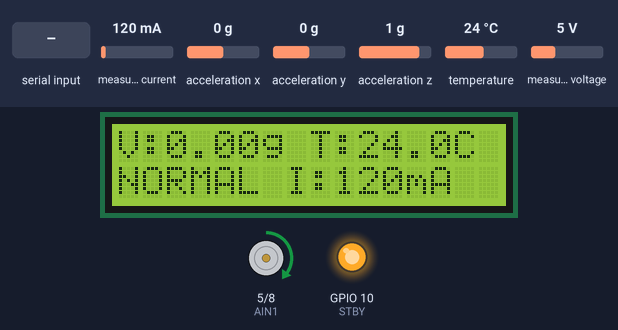
Bench run of a sketch on a simulated ESP32-C3. On the bench: 16×2 character LCD, motor-driver pin pairs drawn as motors (green arrow = first pin HIGH = forward, orange = second pin HIGH = backward, longer = more drive, scaled by the enable pin, stopped while the standby pin is LOW), output pins drawn as LEDs (lit = HIGH). Wiring (inferred from the names in the program): MPU-6050 motion sensor at I2C address 0x68. The inputs (shaded band) are chosen by the test bench; at power-on: measured current 120 mA, temperature 24 °C, acceleration x 0 g, acceleration y 0 g, acceleration z 1 g, measured voltage 5 V. What the sketch prints to the serial monitor is not drawn.

Above: at 7.6 s.
7.7 s: measured current set to 54 mA
At 8.7 s:
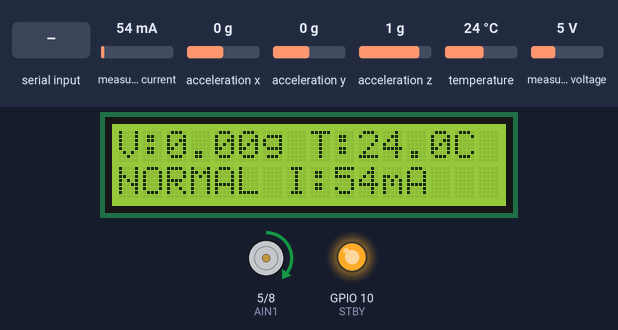
9.9 s: measured current set to 47 mA
At 11.2 s:
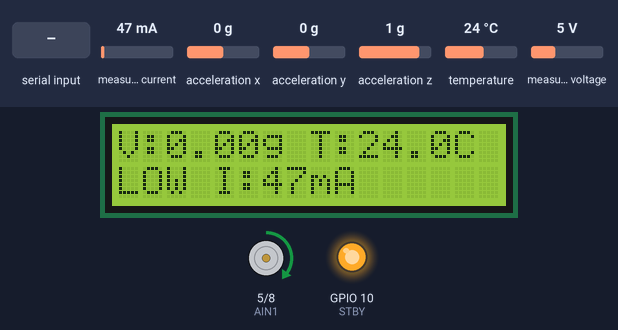
11.9 s: temperature set to 34.1 °C
At 13.5 s:
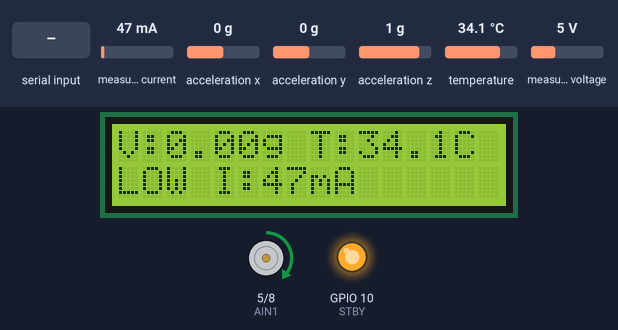
14.0 s: temperature set to 35.7 °C
At 15.7 s:
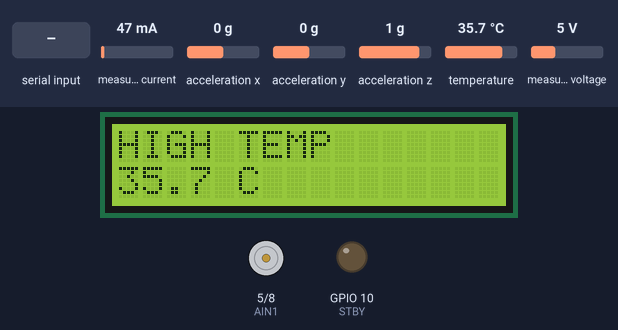
16.1 s: "S" received over Serial
At 16.8 s:
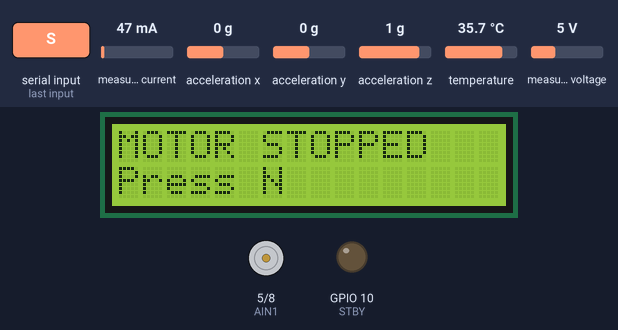
17.6 s: "N" received over Serial
At 18.1 s:
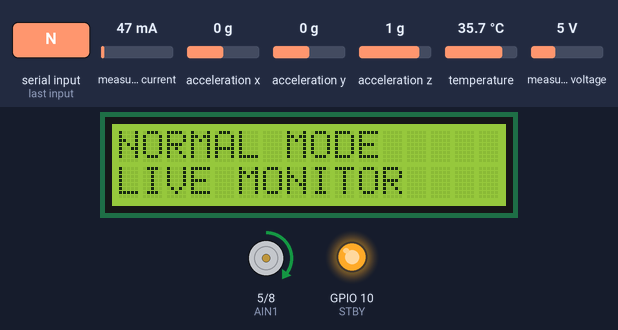
Timing chart, 0 to 20.6 s (numbered marks = the images above; inputs shaded):
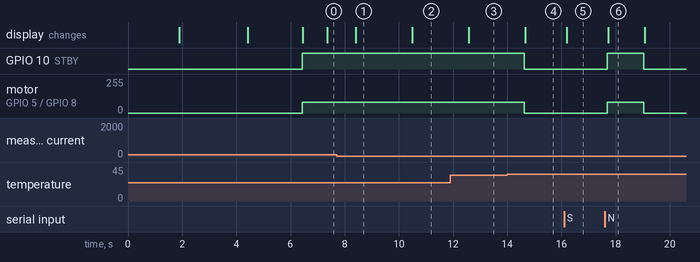

Measured:
- the behaviour switches between 50 and 49 mA on measured current (found by bisection; images 1 and 2)
- the behaviour switches between 34.9 and 35 °C on temperature (found by bisection; images 3 and 4)
- after the input at 7.7 s, the display: changes after 0.70 s (image 1)
- after the input at 9.9 s, the display: changes after 0.59 s (image 2)
- after the input at 11.9 s, the display: changes after 0.68 s (image 3)
- after the input at 14.0 s, GPIO 10 (STBY): HIGH → LOW after 0.64 s; motor on GPIO 5 (AIN1) / GPIO 8 (AIN2): forward 80/255 → stopped after 0.64 s; the display: changes after 0.66 s (image 4)
- after the input at 16.1 s, the display: changes after 0.09 s (image 5)
- after the input at 17.6 s, GPIO 10 (STBY): LOW → HIGH after 0.10 s, → LOW 1.3 s later; motor on GPIO 5 (AIN1) / GPIO 8 (AIN2): stopped → forward 80/255 after 0.10 s, → stopped 1.3 s later; the display: changes after 0.13 s (image 6)

The sketch:

Machine_Guard.ino
```cpp
#include <Wire.h>
#include <Adafruit_INA219.h>
#include <OneWire.h>
#include <DallasTemperature.h>
#include <LiquidCrystal_I2C.h>
#include <math.h>

// =====================================================
// I2C
// =====================================================

#define SDA_PIN 6
#define SCL_PIN 7

#define MPU6050_ADDR 0x68
#define INA219_ADDR  0x40
#define LCD_ADDR     0x27

// =====================================================
// DS18B20
// =====================================================

#define DS18B20_PIN 4

OneWire oneWire(DS18B20_PIN);
DallasTemperature tempSensor(&oneWire);

// =====================================================
// LCD
// =====================================================

LiquidCrystal_I2C lcd(LCD_ADDR, 16, 2);

// =====================================================
// INA219
// =====================================================

Adafruit_INA219 ina219(INA219_ADDR);

// =====================================================
// MOTOR
// =====================================================

#define PWMA  3
#define AIN1  5
#define AIN2  8
#define STBY 10

#define MOTOR_SPEED 80

// =====================================================
// SAFETY THRESHOLDS
// =====================================================

#define VIBRATION_THRESHOLD   0.400
#define TEMPERATURE_THRESHOLD 35.0

// =====================================================
// CURRENT DIAGNOSTIC THRESHOLDS
// =====================================================

#define LOW_CURRENT_THRESHOLD  50.0
#define HIGH_CURRENT_THRESHOLD 300.0

// =====================================================
// SPIKE FILTER
// =====================================================

#define MAX_SAMPLE_CHANGE 0.50

// =====================================================
// MPU6050 REGISTERS
// =====================================================

#define PWR_MGMT_1   0x6B
#define ACCEL_CONFIG 0x1C
#define ACCEL_XOUT_H 0x3B

// =====================================================
// VARIABLES
// =====================================================

float previousX = 0;
float previousY = 0;
float previousZ = 0;

bool havePrevious = false;

bool safetyTriggered = false;
bool motorRunning = false;
bool manualStop = false;

// =====================================================
// CURRENT TEST MODE
// =====================================================
// 0 = NORMAL LIVE MODE
// 1 = HIGH CURRENT TEST
// 2 = LOW CURRENT TEST

byte currentTestMode = 0;

// =====================================================
// VIBRATION STATISTICS
// =====================================================

float minVibration = 999.0;
float maxVibration = 0.0;
float sumVibration = 0.0;

unsigned long validReadings = 0;
unsigned long invalidReadings = 0;
unsigned long rejectedSpikes = 0;

// =====================================================
// MPU6050 WRITE
// =====================================================

void writeMPU(uint8_t reg, uint8_t value)
{
  Wire.beginTransmission(MPU6050_ADDR);
  Wire.write(reg);
  Wire.write(value);
  Wire.endTransmission();
}

// =====================================================
// MPU6050 READ
// =====================================================

bool readAcceleration(float &x, float &y, float &z)
{
  Wire.beginTransmission(MPU6050_ADDR);
  Wire.write(ACCEL_XOUT_H);

  if (Wire.endTransmission(false) != 0)
    return false;

  if (Wire.requestFrom(MPU6050_ADDR, (uint8_t)6) != 6)
    return false;

  int16_t rawX = (Wire.read() << 8) | Wire.read();
  int16_t rawY = (Wire.read() << 8) | Wire.read();
  int16_t rawZ = (Wire.read() << 8) | Wire.read();

  x = rawX / 16384.0;
  y = rawY / 16384.0;
  z = rawZ / 16384.0;

  if (fabs(x) > 2.1 ||
      fabs(y) > 2.1 ||
      fabs(z) > 2.1)
  {
    return false;
  }

  return true;
}

// =====================================================
// MOTOR START
// =====================================================

void motorStart()
{
  digitalWrite(STBY, HIGH);

  digitalWrite(AIN1, HIGH);
  digitalWrite(AIN2, LOW);

  analogWrite(PWMA, MOTOR_SPEED);

  motorRunning = true;
  manualStop = false;
}

// =====================================================
// MOTOR STOP
// =====================================================

void motorStop()
{
  analogWrite(PWMA, 0);

  digitalWrite(AIN1, LOW);
  digitalWrite(AIN2, LOW);

  digitalWrite(STBY, LOW);

  motorRunning = false;
}

// =====================================================
// SERIAL COMMAND HANDLER
// =====================================================

void checkSerialCommand()
{
  if (!Serial.available())
    return;

  char command = Serial.read();

  if (command >= 'a' && command <= 'z')
    command = command - 32;

  // ===================================================
  // STOP
  // ===================================================

  if (command == 'S')
  {
    currentTestMode = 0;
    manualStop = true;

    motorStop();

    Serial.println();
    Serial.println("========================================");
    Serial.println("             MOTOR STOPPED");
    Serial.println("========================================");
    Serial.println("Press N to resume normal monitoring.");

    lcd.clear();
    lcd.setCursor(0, 0);
    lcd.print("MOTOR STOPPED");
    lcd.setCursor(0, 1);
    lcd.print("Press N");

    return;
  }

  // ===================================================
  // NORMAL
  // ===================================================

  if (command == 'N')
  {
    currentTestMode = 0;

    manualStop = false;
    safetyTriggered = false;

    motorStart();

    Serial.println();
    Serial.println("========================================");
    Serial.println("        NORMAL LIVE MONITORING");
    Serial.println("========================================");
    Serial.println("INA219 current diagnosis = LIVE");

    lcd.clear();
    lcd.setCursor(0, 0);
    lcd.print("NORMAL MODE");
    lcd.setCursor(0, 1);
    lcd.print("LIVE MONITOR");

    delay(500);
    return;
  }

  // ===================================================
  // HIGH CURRENT TEST
  // ===================================================

  if (command == 'H')
  {
    currentTestMode = 1;

    manualStop = false;
    safetyTriggered = false;

    motorStart();

    Serial.println();
    Serial.println("****************************************");
    Serial.println("        HIGH CURRENT TEST MODE");
    Serial.println("****************************************");
    Serial.println("Current diagnosis will be FORCED HIGH");
    Serial.println("Actual INA219 current is still displayed.");

    lcd.clear();
    lcd.setCursor(0, 0);
    lcd.print("HIGH CURRENT");
    lcd.setCursor(0, 1);
    lcd.print("TEST MODE");

    delay(500);
    return;
  }

  // ===================================================
  // LOW CURRENT TEST
  // ===================================================

  if (command == 'L')
  {
    currentTestMode = 2;

    manualStop = false;
    safetyTriggered = false;

    motorStart();

    Serial.println();
    Serial.println("****************************************");
    Serial.println("         LOW CURRENT TEST MODE");
    Serial.println("****************************************");
    Serial.println("Current diagnosis will be FORCED LOW");
    Serial.println("Actual INA219 current is still displayed.");

    lcd.clear();
    lcd.setCursor(0, 0);
    lcd.print("LOW CURRENT");
    lcd.setCursor(0, 1);
    lcd.print("TEST MODE");

    delay(500);
    return;
  }
}

// =====================================================
// SETUP
// =====================================================

void setup()
{
  Serial.begin(115200);
  delay(1500);

  Serial.println();
  Serial.println("========================================");
  Serial.println("      ESP32-C3 SAFETY MONITOR");
  Serial.println("MPU6050 + DS18B20 + INA219 + LCD");
  Serial.println("========================================");

  // ===================================================
  // MOTOR PINS
  // ===================================================

  pinMode(PWMA, OUTPUT);
  pinMode(AIN1, OUTPUT);
  pinMode(AIN2, OUTPUT);
  pinMode(STBY, OUTPUT);

  motorStop();

  // ===================================================
  // I2C
  // ===================================================

  Wire.begin(SDA_PIN, SCL_PIN);
  Wire.setClock(100000);

  delay(300);

  Serial.println();
  Serial.println("I2C CONFIGURATION");
  Serial.println("------------------");
  Serial.println("SDA = GPIO 6");
  Serial.println("SCL = GPIO 7");

  // ===================================================
  // LCD
  // ===================================================

  lcd.init();
  lcd.backlight();

  lcd.clear();
  lcd.setCursor(0, 0);
  lcd.print("SAFETY MONITOR");
  lcd.setCursor(0, 1);
  lcd.print("Starting...");

  delay(1500);

  // ===================================================
  // MPU6050 CHECK
  // ===================================================

  Wire.beginTransmission(MPU6050_ADDR);

  if (Wire.endTransmission() != 0)
  {
    Serial.println("ERROR: MPU6050 NOT FOUND!");

    lcd.clear();
    lcd.setCursor(0, 0);
    lcd.print("MPU6050 ERROR");
    lcd.setCursor(0, 1);
    lcd.print("NOT FOUND");

    while (1)
      delay(1000);
  }

  Serial.println("MPU6050 FOUND AT 0x68");

  writeMPU(PWR_MGMT_1, 0x00);
  delay(100);

  writeMPU(ACCEL_CONFIG, 0x00);
  delay(100);

  Serial.println("MPU6050 INITIALIZED");

  // ===================================================
  // INA219
  // ===================================================

  if (!ina219.begin())
  {
    Serial.println("ERROR: INA219 NOT FOUND!");

    lcd.clear();
    lcd.setCursor(0, 0);
    lcd.print("INA219 ERROR");
    lcd.setCursor(0, 1);
    lcd.print("NOT FOUND");

    while (1)
      delay(1000);
  }

  Serial.println("INA219 FOUND AT 0x40");
  Serial.println("INA219 INITIALIZED");

  // ===================================================
  // DS18B20
  // ===================================================

  tempSensor.begin();

  int deviceCount = tempSensor.getDeviceCount();

  Serial.print("DS18B20 DEVICES: ");
  Serial.println(deviceCount);

  if (deviceCount == 0)
  {
    Serial.println("ERROR: DS18B20 NOT FOUND!");

    lcd.clear();
    lcd.setCursor(0, 0);
    lcd.print("DS18B20 ERROR");
    lcd.setCursor(0, 1);
    lcd.print("NOT FOUND");

    while (1)
      delay(1000);
  }

  Serial.println("DS18B20 INITIALIZED");

  // ===================================================
  // INITIAL TEMPERATURE
  // ===================================================

  tempSensor.requestTemperatures();

  float initialTemperature =
      tempSensor.getTempCByIndex(0);

  Serial.print("Initial temperature: ");
  Serial.print(initialTemperature, 2);
  Serial.println(" C");

  // ===================================================
  // CURRENT THRESHOLDS
  // ===================================================

  Serial.println();
  Serial.println("CURRENT DIAGNOSTIC");
  Serial.println("------------------");

  Serial.print("LOW  threshold  : ");
  Serial.print(LOW_CURRENT_THRESHOLD, 1);
  Serial.println(" mA");

  Serial.print("HIGH threshold  : ");
  Serial.print(HIGH_CURRENT_THRESHOLD, 1);
  Serial.println(" mA");

  // ===================================================
  // COMMANDS
  // ===================================================

  Serial.println();
  Serial.println("COMMANDS");
  Serial.println("------------------");
  Serial.println("N = NORMAL LIVE MONITORING");
  Serial.println("H = HIGH CURRENT TEST");
  Serial.println("L = LOW CURRENT TEST");
  Serial.println("S = STOP MOTOR");
  Serial.println();

  // ===================================================
  // READY
  // ===================================================

  lcd.clear();
  lcd.setCursor(0, 0);
  lcd.print("SYSTEM READY");
  lcd.setCursor(0, 1);
  lcd.print("Motor starts...");

  Serial.println("SYSTEM READY");
  Serial.println("Motor starting in 2 seconds...");

  delay(2000);

  motorStart();

  lcd.clear();
  lcd.setCursor(0, 0);
  lcd.print("MOTOR RUNNING");
  lcd.setCursor(0, 1);
  lcd.print("STATUS: NORMAL");

  Serial.println("MOTOR STARTED");
  Serial.println("----------------------------------------");
}

// =====================================================
// LOOP
// =====================================================

void loop()
{
  // ===================================================
  // CHECK SERIAL COMMAND
  // ===================================================

  checkSerialCommand();

  // ===================================================
  // MANUAL STOP
  // ===================================================

  if (manualStop)
  {
    motorStop();
    delay(100);
    return;
  }

  // ===================================================
  // SAFETY LATCH
  // ===================================================

  if (safetyTriggered)
  {
    motorStop();
    delay(100);
    return;
  }

  // ===================================================
  // READ MPU6050
  // ===================================================

  float x, y, z;

  if (!readAcceleration(x, y, z))
  {
    invalidReadings++;

    Serial.println("IGNORED: INVALID MPU6050 READING");

    delay(50);
    return;
  }

  // ===================================================
  // FIRST VALID READING
  // ===================================================

  if (!havePrevious)
  {
    previousX = x;
    previousY = y;
    previousZ = z;

    havePrevious = true;

    Serial.println("First valid MPU6050 reading accepted.");

    delay(50);
    return;
  }

  // ===================================================
  // SPIKE PROTECTION
  // ===================================================

  float changeX = fabs(x - previousX);
  float changeY = fabs(y - previousY);
  float changeZ = fabs(z - previousZ);

  if (changeX > MAX_SAMPLE_CHANGE ||
      changeY > MAX_SAMPLE_CHANGE ||
      changeZ > MAX_SAMPLE_CHANGE)
  {
    rejectedSpikes++;

    Serial.println("IGNORED SPIKE");

    delay(50);
    return;
  }

  previousX = x;
  previousY = y;
  previousZ = z;

  validReadings++;

  // ===================================================
  // VIBRATION
  // ===================================================

  float magnitude = sqrt(
    x * x +
    y * y +
    z * z
  );

  float vibration = fabs(magnitude - 1.0);

  // ===================================================
  // TEMPERATURE
  // ===================================================

  tempSensor.requestTemperatures();

  float temperature =
      tempSensor.getTempCByIndex(0);

  bool temperatureValid =
      (temperature != DEVICE_DISCONNECTED_C &&
       temperature > -40.0 &&
       temperature < 125.0);

  // ===================================================
  // INA219
  // ===================================================

  float busVoltage =
      ina219.getBusVoltage_V();

  float current_mA =
      ina219.getCurrent_mA();

  float power_mW =
      ina219.getPower_mW();

  // ===================================================
  // STATISTICS
  // ===================================================

  if (vibration < minVibration)
    minVibration = vibration;

  if (vibration > maxVibration)
    maxVibration = vibration;

  sumVibration += vibration;

  float averageVibration =
      sumVibration / validReadings;

  // ===================================================
  // SERIAL SENSOR DATA WITH UNITS
  // ===================================================

  Serial.println();
  Serial.println("========================================");

  Serial.print("X: ");
  Serial.print(x, 3);
  Serial.print(" g | Y: ");
  Serial.print(y, 3);
  Serial.print(" g | Z: ");
  Serial.print(z, 3);
  Serial.println(" g");

  Serial.print("VIBRATION: ");
  Serial.print(vibration, 3);
  Serial.println(" g");

  Serial.print("TEMPERATURE: ");

  if (temperatureValid)
    Serial.print(temperature, 2);
  else
    Serial.print("INVALID");

  Serial.println(" C");

  Serial.print("INA219 | Voltage: ");
  Serial.print(busVoltage, 3);
  Serial.print(" V | Current: ");
  Serial.print(current_mA, 1);
  Serial.print(" mA | Power: ");
  Serial.print(power_mW, 1);
  Serial.println(" mW");

  // ===================================================
  // CURRENT DIAGNOSIS
  // ===================================================

  bool lowCurrent = false;
  bool highCurrent = false;
  bool normalCurrent = false;

  if (currentTestMode == 0)
  {
    if (current_mA < LOW_CURRENT_THRESHOLD)
    {
      lowCurrent = true;
    }
    else if (current_mA > HIGH_CURRENT_THRESHOLD)
    {
      highCurrent = true;
    }
    else
    {
      normalCurrent = true;
    }
  }
  else if (currentTestMode == 1)
  {
    highCurrent = true;
  }
  else if (currentTestMode == 2)
  {
    lowCurrent = true;
  }

  // ===================================================
  // CURRENT DIAGNOSIS DISPLAY
  // ===================================================

  Serial.println();
  Serial.println("****************************************");
  Serial.println("           CURRENT DIAGNOSIS");
  Serial.println("****************************************");

  Serial.print("Measured Current : ");
  Serial.print(current_mA, 1);
  Serial.println(" mA");

  Serial.print("Low Threshold    : ");
  Serial.print(LOW_CURRENT_THRESHOLD, 1);
  Serial.println(" mA");

  Serial.print("High Threshold   : ");
  Serial.print(HIGH_CURRENT_THRESHOLD, 1);
  Serial.println(" mA");

  if (highCurrent)
  {
    Serial.println("RESULT           : HIGH CURRENT");
    Serial.println(">>> HIGH CURRENT DETECTED <<<");
  }
  else if (lowCurrent)
  {
    Serial.println("RESULT           : LOW CURRENT");
    Serial.println(">>> LOW CURRENT DETECTED <<<");
  }
  else
  {
    Serial.println("RESULT           : NORMAL CURRENT");
    Serial.println(">>> CURRENT NORMAL <<<");
  }

  Serial.println("----------------------------------------");

  if (currentTestMode == 1)
  {
    Serial.println("TEST MODE : HIGH CURRENT TEST");
  }
  else if (currentTestMode == 2)
  {
    Serial.println("TEST MODE : LOW CURRENT TEST");
  }
  else
  {
    Serial.println("TEST MODE : NORMAL LIVE");
  }

  Serial.println("----------------------------------------");

  // ===================================================
  // SAFETY CHECK
  // ===================================================

  bool highVibration =
      vibration >= VIBRATION_THRESHOLD;

  bool highTemperature =
      temperatureValid &&
      temperature >= TEMPERATURE_THRESHOLD;

  // ===================================================
  // HIGH VIBRATION SAFETY
  // ===================================================

  if (highVibration)
  {
    motorStop();
    safetyTriggered = true;

    Serial.println();
    Serial.println("!!! HIGH VIBRATION DETECTED !!!");

    Serial.print("Vibration = ");
    Serial.print(vibration, 3);
    Serial.println(" g");

    if (highTemperature)
    {
      Serial.println("!!! HIGH TEMPERATURE DETECTED !!!");

      Serial.print("Temperature = ");
      Serial.print(temperature, 2);
      Serial.println(" C");
    }

    Serial.println("MOTOR STOPPED");

    lcd.clear();
    lcd.setCursor(0, 0);
    lcd.print("HIGH VIBRATION");
    lcd.setCursor(0, 1);
    lcd.print(vibration, 3);
    lcd.print(" g");

    return;
  }

  // ===================================================
  // HIGH TEMPERATURE SAFETY
  // ===================================================

  if (highTemperature)
  {
    motorStop();
    safetyTriggered = true;

    Serial.println();
    Serial.println("!!! HIGH TEMPERATURE DETECTED !!!");

    Serial.print("Temperature = ");
    Serial.print(temperature, 2);
    Serial.println(" C");

    Serial.print("Vibration = ");
    Serial.print(vibration, 3);
    Serial.println(" g");

    Serial.println("MOTOR STOPPED");

    lcd.clear();
    lcd.setCursor(0, 0);
    lcd.print("HIGH TEMP");

    lcd.setCursor(0, 1);
    lcd.print(temperature, 1);
    lcd.print(" C");

    return;
  }

  // ===================================================
  // LCD NORMAL DISPLAY
  // ===================================================

  lcd.clear();

  lcd.setCursor(0, 0);
  lcd.print("V:");
  lcd.print(vibration, 2);
  lcd.print("g ");

  if (temperatureValid)
  {
    lcd.print("T:");
    lcd.print(temperature, 1);
    lcd.print("C");
  }

  lcd.setCursor(0, 1);

  if (highCurrent)
  {
    lcd.print("HIGH I:");
    lcd.print(current_mA, 0);
    lcd.print("mA");
  }
  else if (lowCurrent)
  {
    lcd.print("LOW I:");
    lcd.print(current_mA, 0);
    lcd.print("mA");
  }
  else
  {
    lcd.print("NORMAL I:");
    lcd.print(current_mA, 0);
    lcd.print("mA");
  }

  // ===================================================
  // SERIAL STATUS
  // ===================================================

  Serial.println("STATUS: NORMAL");

  Serial.print("MIN: ");
  Serial.print(minVibration, 3);
  Serial.print(" g | MAX: ");
  Serial.print(maxVibration, 3);
  Serial.print(" g | AVG: ");
  Serial.print(averageVibration, 3);
  Serial.println(" g");

  Serial.println("----------------------------------------");

  delay(200);
}
```
